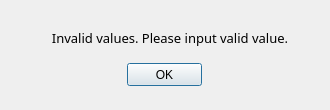
<?xml version="1.0" encoding="UTF-8"?>
<ui version="4.0">
 <class>Dialog</class>
 <widget class="QDialog" name="Dialog">
  <property name="windowModality">
   <enum>Qt::ApplicationModal</enum>
  </property>
  <property name="geometry">
   <rect>
    <x>0</x>
    <y>0</y>
    <width>330</width>
    <height>110</height>
   </rect>
  </property>
  <property name="minimumSize">
   <size>
    <width>330</width>
    <height>110</height>
   </size>
  </property>
  <property name="maximumSize">
   <size>
    <width>330</width>
    <height>110</height>
   </size>
  </property>
  <property name="windowTitle">
   <string>Invalid parameter error</string>
  </property>
  <property name="modal">
   <bool>true</bool>
  </property>
  <widget class="QLabel" name="label">
   <property name="geometry">
    <rect>
     <x>20</x>
     <y>20</y>
     <width>300</width>
     <height>35</height>
    </rect>
   </property>
   <property name="minimumSize">
    <size>
     <width>300</width>
     <height>35</height>
    </size>
   </property>
   <property name="maximumSize">
    <size>
     <width>300</width>
     <height>35</height>
    </size>
   </property>
   <property name="font">
    <font>
     <family>맑은 고딕</family>
     <pointsize>10</pointsize>
     <weight>50</weight>
     <italic>false</italic>
     <bold>false</bold>
     <underline>false</underline>
     <strikeout>false</strikeout>
    </font>
   </property>
   <property name="text">
    <string>Invalid values. Please input valid value.</string>
   </property>
   <property name="alignment">
    <set>Qt::AlignCenter</set>
   </property>
   <property name="wordWrap">
    <bool>true</bool>
   </property>
  </widget>
  <widget class="QPushButton" name="okbtn">
   <property name="geometry">
    <rect>
     <x>127</x>
     <y>63</y>
     <width>75</width>
     <height>23</height>
    </rect>
   </property>
   <property name="text">
    <string>OK</string>
   </property>
  </widget>
 </widget>
 <resources/>
 <connections/>
</ui>
